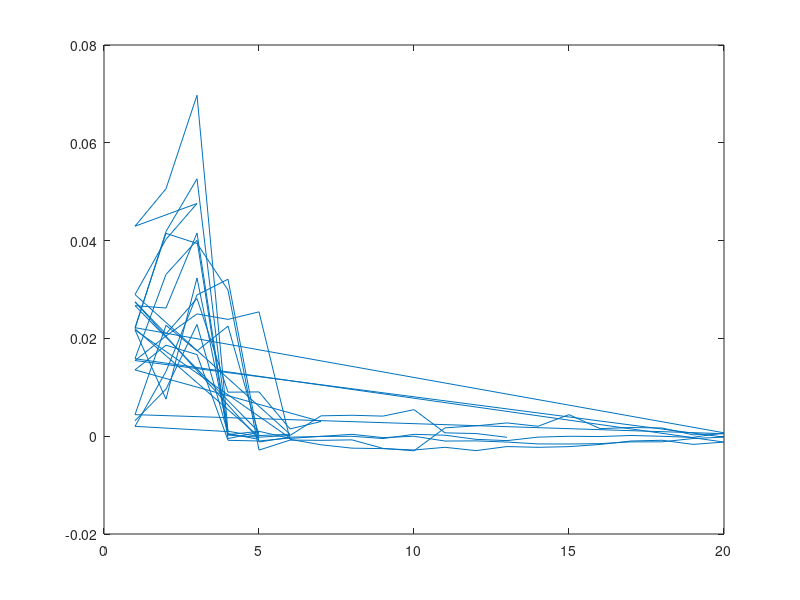
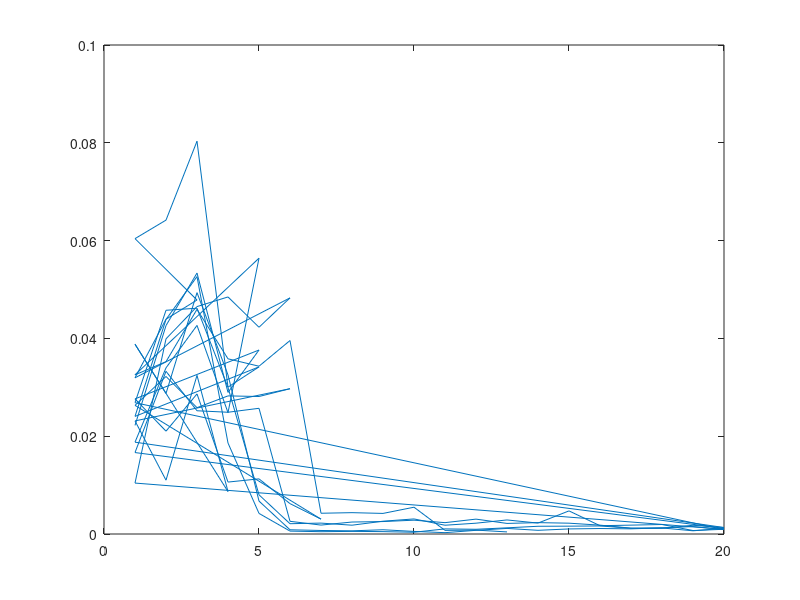
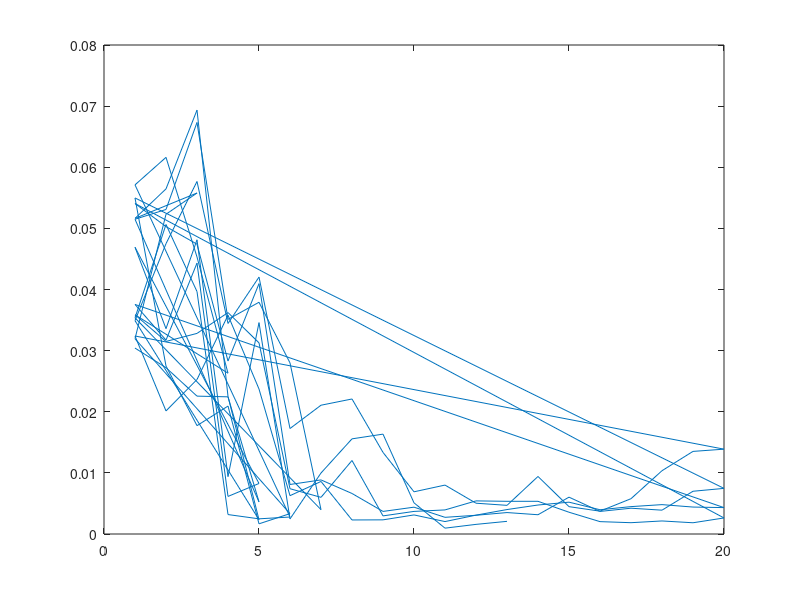
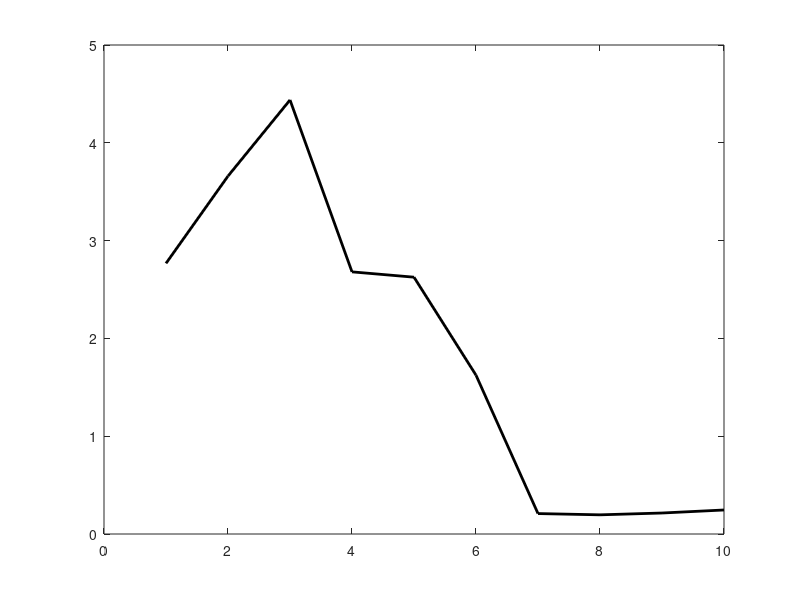

MATLAB code for these plots, in order: (Note: this script raises an error after producing the figures.)
close all

d = csvread('MeanCov_March1_2017.txt');

lastPoints = d(:,1) == 10;

truth = mean(d(lastPoints,2:7));


err = d(:,2:7) - repmat(truth, size(d,1),1);
plot(d(:,1), err(:,3));

trans_err = sqrt(sum(err(:,1:3).^2,2));
ang_err = sqrt(sum(err(:,4:6).^2,2));

figure('Name', 'Trans_err')
plot(d(:,1), trans_err)
figure('Name', 'Ang_err')
plot(d(:,1), ang_err)

% mean_trans_err
% mean_ang_err

for i=0:10
    
    
    trial = i;
    ind = d(:,1) == trial;
    
    
    data = d(ind,2:7);
    err = data - repmat(truth, size(data,1),1);
    mean_trans_err(i+1) = mean(sqrt(sum(err(:,1:3).^2,2)))*100;
    var_trans_err(i+1) = std(sqrt(sum(err(:,1:3).^2,2)))*100;
    mean_ang_err(i+1) = mean(sqrt(sum(err(:,4:6).^2,2)));
    var_ang_err(i+1) = std(sqrt(sum(err(:,4:6).^2,2)));
end

figure('Name','Mean_Trans_err')

linespec = {'Color','black', 'LineWidth',2};
plot(0:10, mean_trans_err,linespec{:})
hold on
errorbar(1:10, mean_trans_err(2:end), var_trans_err(2:end), ...
         linespec{:})
xlim([0,10.2]);
saveas(gcf, 'On_Robot_Trans.png')



figure('Name','Mean_Ang_err')
plot(0:10, mean_ang_err,linespec{:})
hold on
errorbar(1:10, mean_ang_err(2:end), var_ang_err(2:end), linespec{:})
xlim([0,10.2]);
ylim([0, .1]);
saveas(gcf, 'On_Robot_Ang.png')

save('mean_err', 'mean_trans_err', 'var_trans_err', 'mean_ang_err', 'var_ang_err')
% plot(0:10, mean_ang_err)
